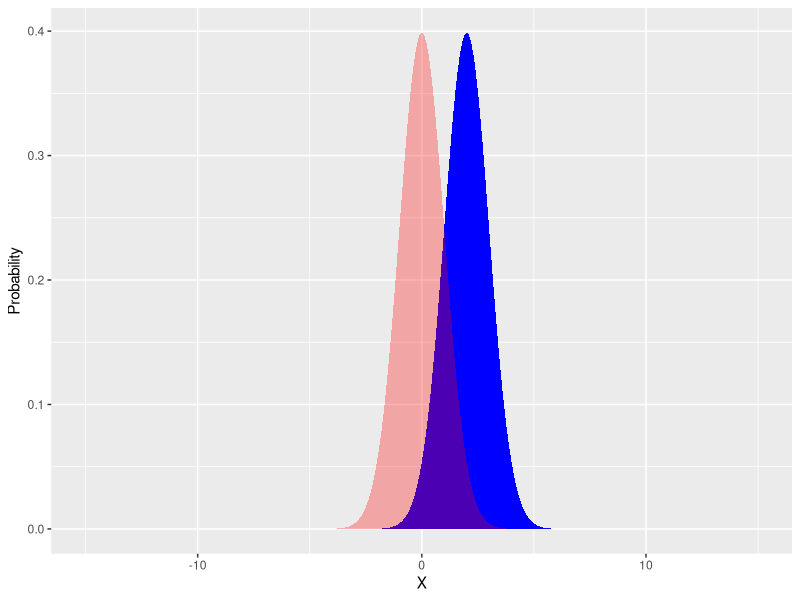

This figure's R source: (Note: this script raises an error after producing the figure.)
# PMGT 634 Lecture #6 Random Variables
# 
# Author: Ray Nelson
###############################################################################
# load Libraries
library(ggplot2)

## Normal Distribution

# Distribution function
newMean <- 2
newSD <- 1
X <- seq(-15, 15, 0.1)
benchmarkProbability <- dnorm(X, mean = 0, sd = 1)
Probability <- dnorm(X, mean = newMean, sd = newSD)
plotData <- data.frame(X, benchmarkProbability, Probability)

ggplot(data = plotData, aes(x = X)) +
  	geom_area(aes(y = Probability), fill = "blue") +
		geom_area(aes(y = benchmarkProbability), fill = "red", alpha = 0.3)
		opts(title = "Probability Density Function\n") +
		labs(x = "\nRandom Variable", y = "Probability\n")

rm(newMean, newSD, X, benchmarkProbability, Probability, plotData)

# Random Number Generation
Mean <- 0
SD <- 1
sampleSize <- 50
randomNormal <- data.frame(Normal = rnorm(sampleSize, mean = Mean, sd = SD))

ggplot(data = randomNormal, aes(x = Normal)) +
		geom_histogram(aes(y = ..density..))+
		geom_density(color = "blue", size = 1)

rm(Mean, SD, sampleSize, randomNormal)

# Quantiles
nQuantiles <- 40
probability <- seq(0, 1, 1 / nQuantiles)
round(qnorm(probability), 2)
rm(nQuantiles, probability)

# Probabilities
Quantiles <- seq(-3, 3, 0.25)
cbind(Quantiles, Prob = round(pnorm(Quantiles), 2))
rm(Quantiles)

# Critical Values
# 95% Confidence Interval
qnorm(0.975)
qnorm(0.025)

# 90% Confidence Interval
qnorm(0.95)
qnorm(0.05)

# other probability distributions
help(distributions)

# Random sample of 50 observations from a chi-squared distribution with 10 df

# Distribution function
df <- 10
X <- seq(0, 40, 0.25)
Probability <- dchisq(X, df = df)
plotData <- data.frame(X, Probability)

ggplot(data = plotData, aes(x = X)) +
		geom_area(aes(y = Probability), fill = "blue") +
opts(title = "Probability Density Function\n") +
		labs(x = "\nRandom Variable", y = "Probability\n")

rm(X,  Probability, plotData)

# Summary statistics for a random sample
require(timeDate) # timeDate has the skewness and kurtosis functions
set.seed(123456) # helps everyone get the same answer
chiSquared <- rchisq(50, df) # random sample of 50 observations
mean(chiSquared)
median(chiSquared)
sd(chiSquared)
IQR(chiSquared)
skewness(chiSquared)
kurtosis(chiSquared) # coefficient of excess

rm(df, chiSquared)